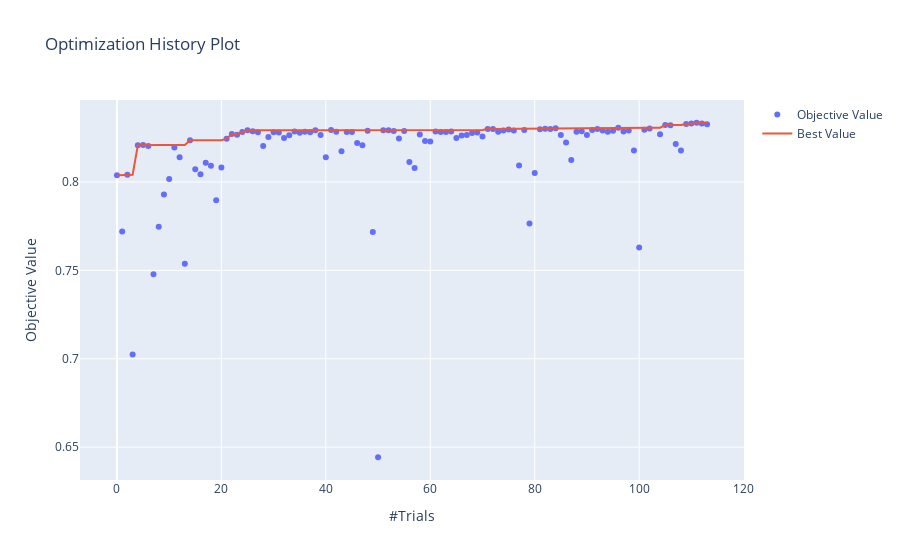

Notebook cell for this chart:
### Code cell
plot_optimization_history(study_LGBM)
